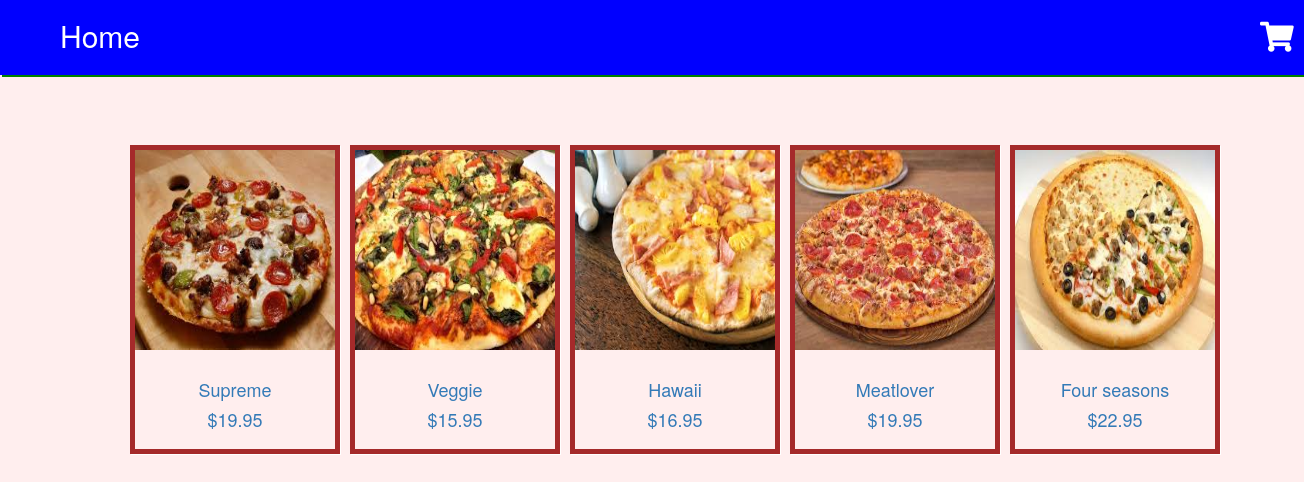
Screenshot of /shoppingpage.php with the database file from the repository.
### tables this page shows
CREATE TABLE `pizza` (
  `PizzaID` int(8) NOT NULL,
  `PizzaName` varchar(16) NOT NULL,
  `Price` decimal(4,2) NOT NULL,
  `Size` int(2) NOT NULL,
  `Picture` varchar(30) NOT NULL
);

### shoppingpage.php (the view, shortened to what this page needs)
<!DOCTYPE html>
<html>
<head>
	<link rel="stylesheet" href="https://maxcdn.bootstrapcdn.com/bootstrap/3.3.7/css/bootstrap.min.css">
	<link  rel="stylesheet" type="text/css" href="./css/style.css">
	<link rel="stylesheet" href="https://use.fontawesome.com/releases/v5.3.1/css/all.css">
</head>
<body style="background-color:#FEE; overflow-y: hidden; overflow-x: hidden;">
    <?php include 'navbar.php' ?>
<br/> <br/><br/>
<?php
$conn = mysqli_connect("localhost", "root", "", "pizzastores");
$pizzaresult = mysqli_query($conn,"SELECT * from `PIZZA`");
?>
<?php while ($pizzarow = mysqli_fetch_array($pizzaresult)) { ?>
	<div style="margin-left:120px; " class="row no-gutters">
	<a  href="<?php echo $pizzarow[1].".php";?>" style="margin-left:10px; box-shadow: 1px 1px white; border:5px solid brown; float:left; display: inline-grid;" class="col-md-auto">
	<img width="200" height="200" src="<?php echo "pizzas/".$pizzarow[4]; ?>" />
	<h4 align="center">
		<span> &nbsp</span>
		<p> <?php echo $pizzarow[1]?></p>
		<p> <?php echo "$".$pizzarow[2]?></p>
		</h4>
	</a>
<?php } ?>
	</div>
</body>
</html>

### navbar.php (shortened to what this page needs)
<ul style="margin-left: 0px;"  class="row no-gutters" id="hello">
  <li class="col-md-auto">
      	<a style="color:white;" href="index.php">Home</a>
      </li>
      <li class="col-md-auto ">
      	<a style="position:absolute; margin-left:1100px;" href="cartviewer.php">
      	<i style="color:white;" class="fas fa-shopping-cart"> </i>
      </a>
  </li>
    </ul>

### css/style.css (style rules this page uses)
#hello { background-color:blue; }
a { text-decoration: none; }
ul { width:100%; margin-right: 0px; height:75px; box-shadow: 2px 2px green; }
li { margin-left:20px; display: inline; float:left; height:75px; margin-top:15px; font-size:30px; }

### rows the page displays
pizza: Picture (picture), PizzaName "Supreme", Price "19.95"
pizza: Picture (picture), PizzaName "Veggie", Price "15.95"
pizza: Picture (picture), PizzaName "Hawaii", Price "16.95"
pizza: Picture (picture), PizzaName "Meatlover", Price "19.95"
pizza: Picture (picture), PizzaName "Four seasons", Price "22.95"
